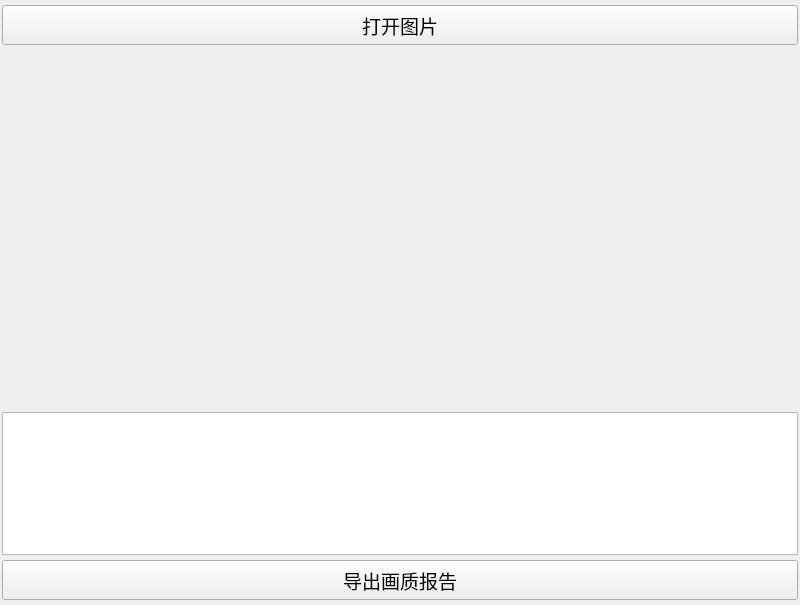
<?xml version="1.0" encoding="UTF-8"?>
<ui version="4.0">
 <class>MainWindow</class>
 <widget class="QMainWindow" name="MainWindow">
  <property name="geometry">
   <rect>
    <x>0</x>
    <y>0</y>
    <width>800</width>
    <height>605</height>
   </rect>
  </property>
  <property name="windowTitle">
   <string>MainWindow</string>
  </property>
  <widget class="QWidget" name="centralwidget">
   <layout class="QVBoxLayout" name="verticalLayout" stretch="1,10,4,1">
    <property name="spacing">
     <number>5</number>
    </property>
    <property name="sizeConstraint">
     <enum>QLayout::SetNoConstraint</enum>
    </property>
    <property name="leftMargin">
     <number>2</number>
    </property>
    <property name="topMargin">
     <number>5</number>
    </property>
    <property name="rightMargin">
     <number>2</number>
    </property>
    <property name="bottomMargin">
     <number>5</number>
    </property>
    <item>
     <widget class="QPushButton" name="btnOpenImg">
      <property name="sizePolicy">
       <sizepolicy hsizetype="Expanding" vsizetype="Minimum">
        <horstretch>0</horstretch>
        <verstretch>0</verstretch>
       </sizepolicy>
      </property>
      <property name="minimumSize">
       <size>
        <width>10</width>
        <height>40</height>
       </size>
      </property>
      <property name="font">
       <font>
        <pointsize>14</pointsize>
       </font>
      </property>
      <property name="text">
       <string>打开图片</string>
      </property>
     </widget>
    </item>
    <item>
     <widget class="QLabel" name="lblPreview">
      <property name="sizePolicy">
       <sizepolicy hsizetype="Expanding" vsizetype="Expanding">
        <horstretch>0</horstretch>
        <verstretch>0</verstretch>
       </sizepolicy>
      </property>
      <property name="text">
       <string/>
      </property>
      <property name="alignment">
       <set>Qt::AlignCenter</set>
      </property>
     </widget>
    </item>
    <item>
     <widget class="QTextEdit" name="textLog">
      <property name="font">
       <font>
        <pointsize>12</pointsize>
       </font>
      </property>
     </widget>
    </item>
    <item>
     <widget class="QPushButton" name="btnExportReport">
      <property name="sizePolicy">
       <sizepolicy hsizetype="Expanding" vsizetype="Minimum">
        <horstretch>0</horstretch>
        <verstretch>0</verstretch>
       </sizepolicy>
      </property>
      <property name="minimumSize">
       <size>
        <width>0</width>
        <height>40</height>
       </size>
      </property>
      <property name="font">
       <font>
        <pointsize>14</pointsize>
       </font>
      </property>
      <property name="text">
       <string>导出画质报告</string>
      </property>
     </widget>
    </item>
   </layout>
  </widget>
  <widget class="QMenuBar" name="menubar">
   <property name="geometry">
    <rect>
     <x>0</x>
     <y>0</y>
     <width>800</width>
     <height>25</height>
    </rect>
   </property>
  </widget>
 </widget>
 <resources/>
 <connections/>
</ui>
